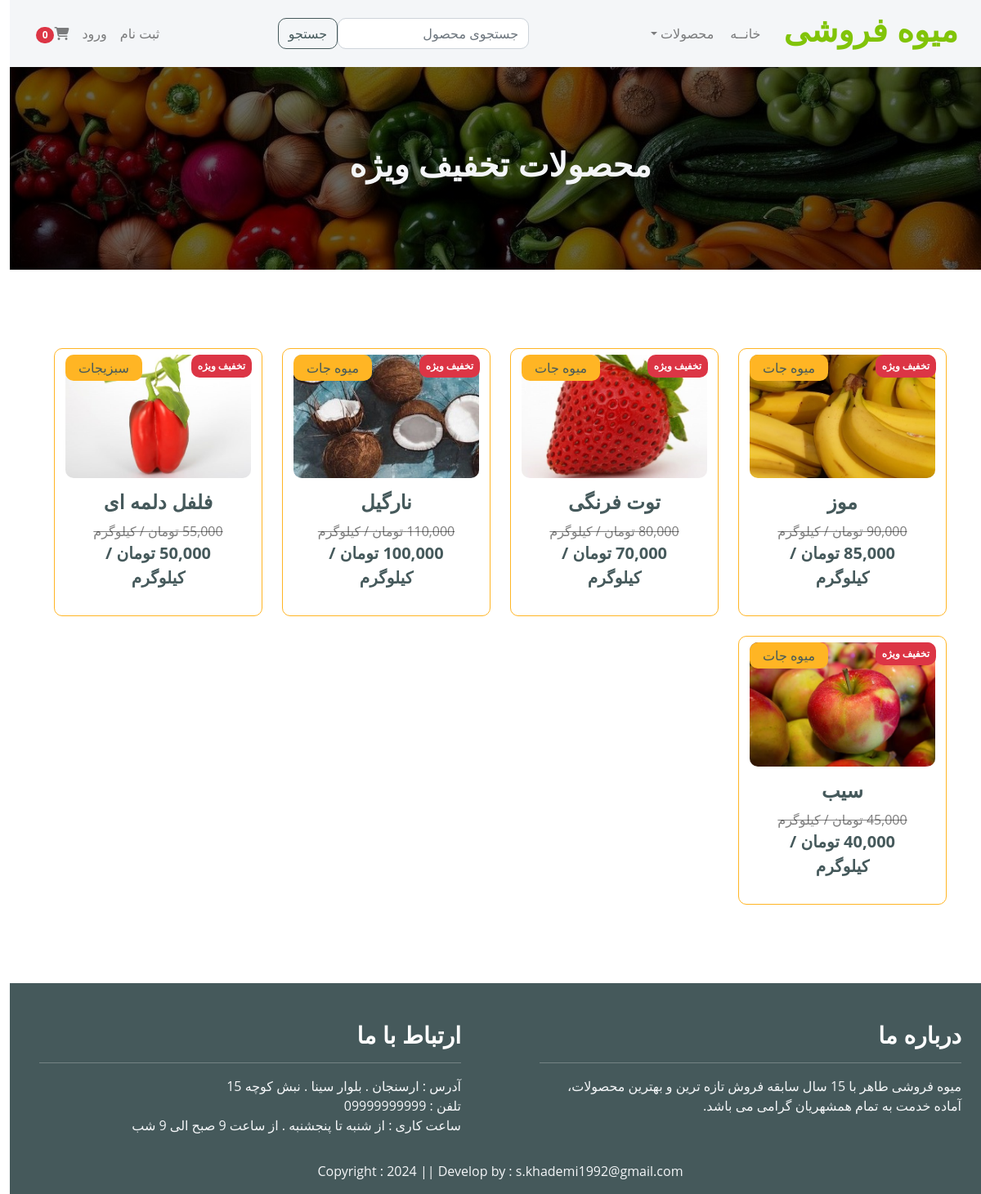
Page /sale_products/ on the committed database.
### store/models.py (models this page shows, shortened)
class Product(models.Model):
    name = models.CharField(max_length=100)
    price = models.DecimalField(default=0, decimal_places=0, max_digits=12)
    category = models.ForeignKey(Category, on_delete=models.CASCADE, default=1)
    description = models.CharField(max_length=250, default='', blank=True, null=True)
    image = models.ImageField(upload_to='uploads/product/')
    is_sale = models.BooleanField(default=False)
    sale_price = models.DecimalField(default=0, decimal_places=0, max_digits=12)

class Category(models.Model):
    name = models.CharField(max_length=50)
    def __str__(self):
        return self.name
    class Meta:
        verbose_name_plural = "Categories"

### store/views.py (the view)
# urls.py: path('sale_products/', views.sale_products, name='sale_products'),
def sale_products(request):
    products = Product.objects.filter(is_sale=True)
    return render(request, 'sale_products.html', locals())

### cart/cart.py (called while the page is built)
    def __len__(self):
        return len(self.cart)

### cart/context_processors.py (called while the page is built)
def cart(request):
    return {'cart': Cart(request)}

### store/templates/sale_products.html
{% extends 'base.html' %}
{% load static %}
{% load humanize %}
{% block main-content %}
<div class="header py-lg-5">
    <div class="text-center py-5">
        <h1 class="text-light">محصولات تخفیف ویژه</h1>
    </div>
</div>
<div class="container-fluid py-5">
    <div class="container rounded py-5">
        <div class="row row-cols-1 row-cols-md-2 row-cols-lg-4 g-4">
            {% for product in products %}
            <div class="col">
                <div class="card h-100 border border-secondary">
                    <a href="{% url 'product_detail' product.id %}" class="btn">
                        <div class="rounded">
                            <div class="badge bg-danger text-white position-absolute p-2" style="top: 7px; right: 12px;">تخفیف ویژه</div>
                            <img src="{{ product.image.url }}" class="img-fluid w-100 rounded" alt="" style="max-width: 100%">
                        </div>
                        <div class="text-dark bg-secondary px-3 py-1 rounded position-absolute " style="top: 7px; left: 13px;">{{ product.category }}</div>
                        <div class="card-body">
                            <h4 class="text-dark text-center">{{ product.name }}</h4>
                            <div class="justify-content-between text-center">
                                <strike class="text-black-50">{{ product.price | intcomma }} تومان / کیلوگرم</strike>
                                <p class="text-dark fs-5 fw-bold mb-2">{{ product.sale_price | intcomma }} تومان / کیلوگرم</p>
                            </div>
                        </div>
                    </a>
                </div>
            </div>
            {% endfor %}
        </div>
    </div>
</div>
{% endblock main-content %}

### static/css/style.css (style rules this page uses)
* { margin: 0; padding: 0; box-sizing: border-box; }
.header { background: linear-gradient(rgba(0, 0, 0, 0.6), rgba(0, 0, 0, 0.6)), url("../image/header-pages2.jpg"); background-position: center center; width: 100%; background-repeat: no-repeat; background-size: cover; }

### rows in the picture
Product: image (picture), category "میوه جات", name "موز", price "90,000", sale_price "85,000"
Product: image (picture), category "میوه جات", name "توت فرنگی", price "80,000", sale_price "70,000"
Product: image (picture), category "میوه جات", name "نارگیل", price "110,000", sale_price "100,000"
Product: image (picture), category "سبزیجات", name "فلفل دلمه ای", price "55,000", sale_price "50,000"
Product: image (picture), category "میوه جات", name "سیب", price "45,000", sale_price "40,000"
